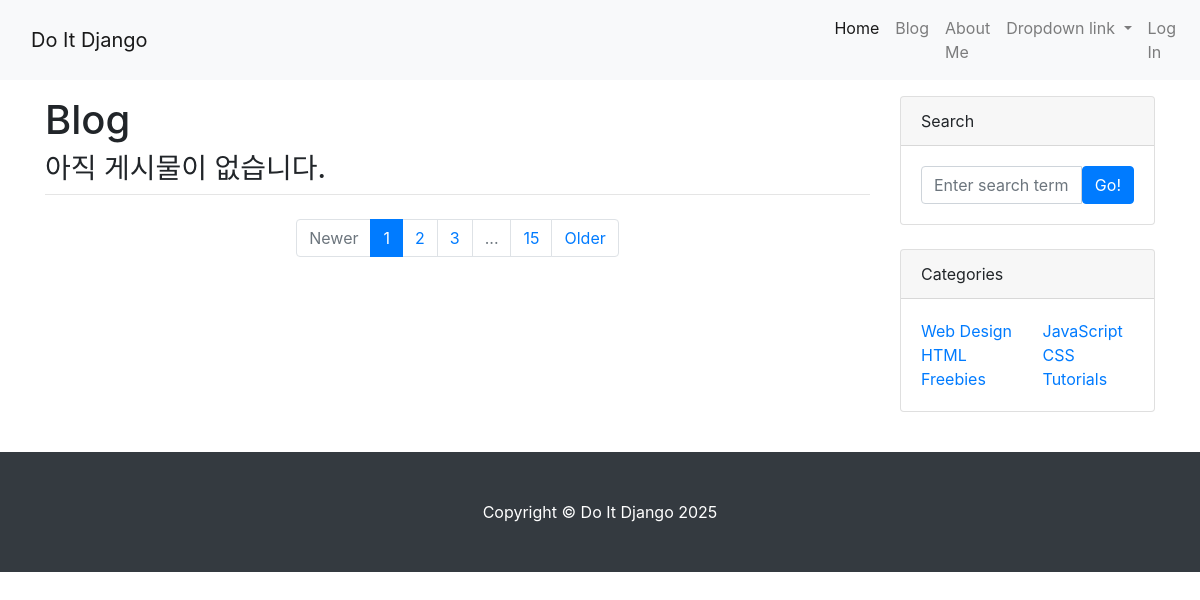
Before: /blog/ with the older database file.
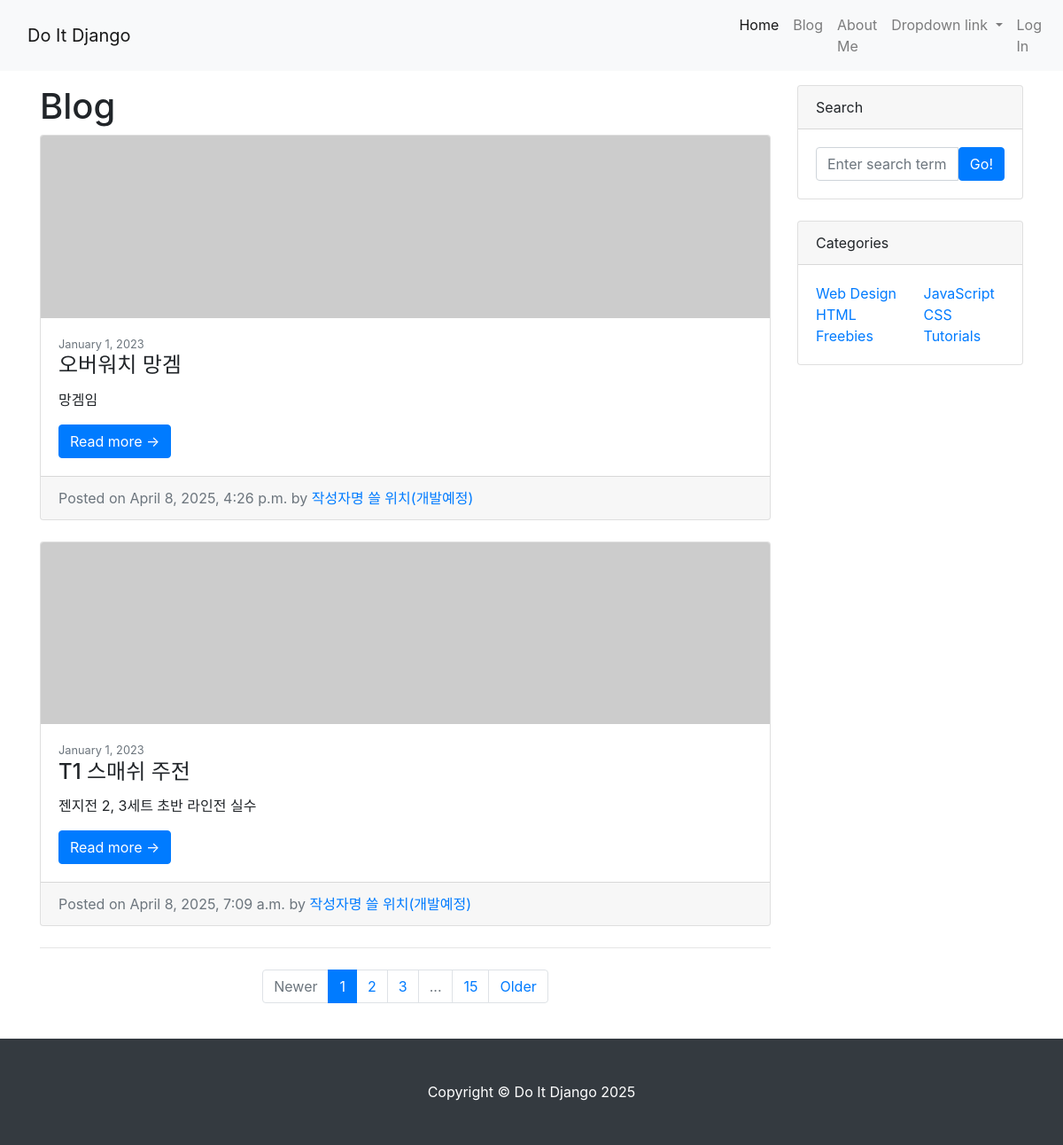
After: the same page with the newer database file.
### blog/models.py (models this page shows, shortened)
class Post(models.Model):
    title = models.CharField(max_length=30)
    hook_text = models.CharField(max_length=100, blank=True)
    content = models.TextField()
    head_image = models.ImageField(upload_to='blog/images/%Y/%m/%d/', blank=True)
    file_upload = models.FileField(upload_to='blog/files/%Y/%m/%d/', blank=True)
    created_at = models.DateTimeField(auto_now_add=True)
    updated_at = models.DateTimeField(auto_now=True)
    author = models.ForeignKey(User, on_delete=models.CASCADE)
    def get_absolute_url(self):
        return f'/blog/{self.pk}/'

### blog/views.py (the view)
# urls.py: path('', views.PostList.as_view()),
class PostList(ListView):
    model = Post
    ordering = '-pk'

### blog/templates/blog/post_list.html (shortened to what this page needs)
{% extends 'blog/base.html' %}
{% block main_area %}
  <h1>Blog</h1>
  {% if post_list.exists %}
      {% for p in post_list %}
      <div class="card mb-4">
          {% if p.head_image %}
              <a href="#!"><img class="card-img-top" src="{{p.head_image.url}}" alt="{{p}} head im-age" /></a>
          {% else %}
              <img class="card-img-top" src="https://picsum.photos/seed/{{p.id}}/800/200" alt="random_image" />
          {% endif %}
          <div class="card-body">
              <div class="small text-muted">January 1, 2023</div>
              <h2 class="card-title h4">{{p.title}}</h2>
              <p class="card-text">{{p.content | truncatewords:45}}</p>
              <a href="{{p.get_absolute_url}}" class="btn btn-primary" href="#!">Read more →</a>
          </div>
          <div class="card-footer text-muted">
              Posted on {{p.created_at}} by
              <a href="#">작성자명 쓸 위치(개발예정)</a>
          </div>
      </div>
      {% endfor %}
  {% else %}
      <h3>아직 게시물이 없습니다.</h3>
  {% endif %}
  <nav aria-label="Pagination">
      <hr class="my-0" />
      <ul class="pagination justify-content-center my-4">
          <li class="page-item disabled"><a class="page-link" href="#" tabindex="-1" aria-disabled="true">Newer</a></li>
          <li class="page-item active" aria-current="page"><a class="page-link" href="#!">1</a></li>
          <li class="page-item"><a class="page-link" href="#!">2</a></li>
          <li class="page-item"><a class="page-link" href="#!">3</a></li>
          <li class="page-item disabled"><a class="page-link" href="#!">...</a></li>
          <li class="page-item"><a class="page-link" href="#!">15</a></li>
          <li class="page-item"><a class="page-link" href="#!">Older</a></li>
      </ul>
  </nav>
{% endblock %}

### blog/templates/blog/base.html (shortened to what this page needs)
<!DOCTYPE html>
{% load static %}
<html lang="ko">
<head>
    <link  href="{% static '/blog/bootstrap/bootstrap.min.css' %}" rel="stylesheet" type="text/css">
</head>
<body>
  {% include 'blog/navbar.html' %}
      <div class="container my-3">
        <div class="row">
            <div class="col-md-8 col-lg-9" id="main-area">
             {% block main_area %}
             {% endblock %}
            </div>
            <div class="col-md-4 col-lg-3">
                <div class="card mb-4">
                    <div class="card-header">Search</div>
                    <div class="card-body">
                        <div class="input-group">
                            <input class="form-control" type="text" placeholder="Enter search term..." aria-label="Enter search term..." aria-describedby="button-search" />
                            <button class="btn btn-primary" id="button-search" type="button">Go!</button>
                        </div>
                    </div>
                </div>
                <div class="card mb-4">
                    <div class="card-header">Categories</div>
                    <div class="card-body">
                        <div class="row">
                            <div class="col-sm-6">
                                <ul class="list-unstyled mb-0">
                                    <li><a href="#!">Web Design</a></li>
                                    <li><a href="#!">HTML</a></li>
                                    <li><a href="#!">Freebies</a></li>
                                </ul>
                            </div>
                            <div class="col-sm-6">
                                <ul class="list-unstyled mb-0">
                                    <li><a href="#!">JavaScript</a></li>
                                    <li><a href="#!">CSS</a></li>
                                    <li><a href="#!">Tutorials</a></li>
                                </ul>
                            </div>
                        </div>
                    </div>
                </div>
            </div>
        </div>
      </div>
    {% include 'blog/footer.html' %}
</body>
</html>

### blog/templates/blog/navbar.html (shortened to what this page needs)
<!DOCTYPE html>
{% load static %}
<html lang="ko">
<head>
    <link  href="{% static '/blog/bootstrap/bootstrap.min.css' %}" rel="stylesheet" type="text/css">
</head>
<body>
<nav class="navbar navbar-expand-lg navbar-light bg-light">
    <div class="container">
        <a class="navbar-brand" href="/">Do It Django</a>
    </div>
    <div class="collapse navbar-collapse" id="navbarNavDropdown">
      <ul class="navbar-nav mr-auto">
        <li class="nav-item active">
          <a class="nav-link" href="/">Home</a>
        </li>
        <li class="nav-item">
          <a class="nav-link" href="/blog/">Blog</a>
        </li>
        <li class="nav-item">
          <a class="nav-link" href="/about_me/">About Me</a>
        </li>
        <li class="nav-item dropdown">
          <a class="nav-link dropdown-toggle" href="#" id="navbarDropdownMenuLink" role="button" data-toggle="dropdown" aria-haspopup="true" aria-expanded="false">
            Dropdown link
          </a>
        </li>
      </ul>
      <ul class="navbar-nav">
        <li class="nav-item">
          <a class="nav-link" href="#" data-toggle="modal" data-target="#loginModal">Log In</a>
        </li>
      </ul>
    </div>
  </nav>
</body>

### blog/templates/blog/footer.html (shortened to what this page needs)
<!DOCTYPE html>
{% load static %}
<html lang="ko">
<head>
    <link  href="{% static '/blog/bootstrap/bootstrap.min.css' %}" rel="stylesheet" type="text/css">
</head>
<body>
 <footer class="py-5 bg-dark">
    <div class="container"><p class="m-0 text-center text-white">Copyright &copy; Do It Django 2025</p></div>
</footer>
</body>

Changed rows visible on the page:
added Post: title "오버워치 망겜", content "망겜임", created_at "April 8, 2025, 4:26 p.m."
added Post: title "T1 스매쉬 주전", content "젠지전 2, 3세트 초반 라인전 실수", created_at "April 8, 2025, 7:09 a.m."
Other visible differences:
text no longer shown: "아직 게시물이 없습니다."
